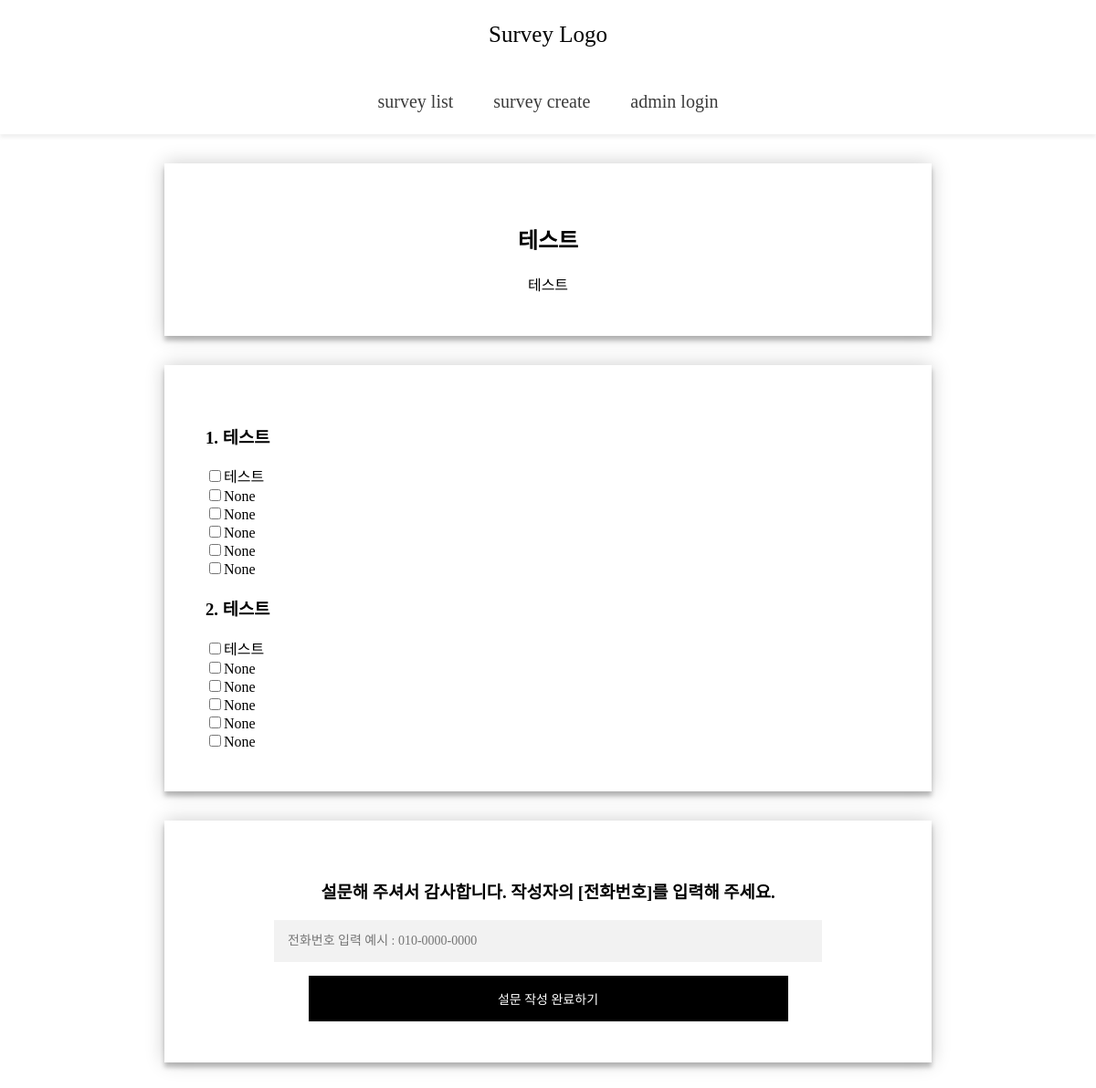
/survey/detail/10, run on the app's committed database.
### survey_q/models.py (models this page shows)
class Question(models.Model):
    writer = models.ForeignKey(Manager, null=True, on_delete=models.SET_NULL, verbose_name="작성자")
    title = models.CharField(max_length=100, verbose_name="설문지 제목")
    notice = models.TextField(blank=True, null=True, verbose_name="설문지 설명")
    created_at = models.DateTimeField(auto_now_add=True, verbose_name="생성 날짜")
    updated_at = models.DateTimeField(auto_now=True, verbose_name="최종 수정 날짜")

class Choice(models.Model):
    CATEGORY_CHOICE = (
        ('checkbox', 'checkbox'),
        ('radio', 'radio'),
        ('select', 'select'),
    )
    question = models.ForeignKey(Question, on_delete=models.CASCADE)
    category = models.CharField(max_length=10, choices=CATEGORY_CHOICE, default='checkbox', verbose_name="유형 선택")
    choice_title = models.CharField(max_length=100, verbose_name="질문")
    item1 = models.CharField(max_length=100, verbose_name="옵션")
    item2 = models.CharField(max_length=100, blank=True, null=True, verbose_name="옵션")
    item3 = models.CharField(max_length=100, blank=True, null=True, verbose_name="옵션")
    item4 = models.CharField(max_length=100, blank=True, null=True, verbose_name="옵션")
    item5 = models.CharField(max_length=100, blank=True, null=True, verbose_name="옵션")
    item6 = models.CharField(max_length=100, blank=True, null=True, verbose_name="옵션")

### survey_a/views.py (the view)
# urls.py: path("detail/<int:pk>", views.send_survey_detail, name="detail"),
def send_survey_detail(request, pk):
    if request.method == 'GET':
        survey = Question.objects.filter(id=pk)
        return render(request, "survey_q/survey_detail.html", { 'survey': survey })

### templates/survey_q/survey_detail.html (shortened to what this page needs)
{% extends 'main_nav.html' %}
{% load static %}
{% block style %}
    <link href="/static/css/survey_detail.css" rel="stylesheet" type="text/css">
{% endblock %}
{% block content %}
    {% for survey in survey %}
    <div class="survey-detail">
        <div class="form">
        <form class="survey-form">
            <h2>{{survey.title}}</h2>
            <div>{{survey.notice}}</div>
        </form>
        </div>
    </div>
        <div class="survey-detail">
            <div class="forms">
            {% for choice in survey.choice_set.all %}
            <form class="survey-form" method="post" action="#">
                <h3>{{ forloop.counter }}. {{choice.choice_title}}</h3>
                <label><input type={{choice.category}} name="num" value="1">{{choice.item1}}</label><br>
                <label><input type={{choice.category}} name="num" value="2">{{choice.item2}}</label><br>
                <label><input type={{choice.category}} name="num" value="3">{{choice.item3}}</label><br>
                <label><input type={{choice.category}} name="num" value="4">{{choice.item4}}</label><br>
                <label><input type={{choice.category}} name="num" value="5">{{choice.item5}}</label><br>
                <label><input type={{choice.category}} name="num" value="6">{{choice.item6}}</label><br>
            {% endfor %}
            </form>
            </div>
        </div>
    {% endfor %}
    <div class="survey-detail" style="margin-bottom: 200px;">
        <div class="form">
            <form class="survey-form" method="post" action="#">
                <h3>설문해 주셔서 감사합니다. 작성자의 [전화번호]를 입력해 주세요.</h3>
                <input type="text" placeholder="전화번호 입력 예시 : 010-0000-0000" name="phone">
                <button type="submit" style="width: 70%; min-width: 250px;">설문 작성 완료하기</button>
            </form>
            </div>
        </div>
{% endblock content %}

### static/css/main_nav.css (style rules this page uses)
body { margin: 0px; }

### static/css/survey_detail.css (style rules this page uses)
.survey-detail { width: 90%; max-width: 840px; padding: 32px 0 0; margin: auto; }
.form { position: relative; background: #FFFFFF; max-width: 800px; margin: 0 auto 0; padding: 45px; text-align: center; box-shadow: 0 0 20px 0 rgba(0, 0, 0, 0.2), 0 5px 5px 0 rgba(0, 0, 0, 0.24); }
.forms { position: relative; background: #FFFFFF; max-width: 800px; margin: 0 auto 0; padding: 45px; box-shadow: 0 0 20px 0 rgba(0, 0, 0, 0.2), 0 5px 5px 0 rgba(0, 0, 0, 0.24); }
.form input { outline: 0; background: #f2f2f2; max-width: 600px; width: 100%; border: 0; margin: 0 0 15px; padding: 15px; box-sizing: border-box; font-size: 14px; font-family: Raleway; }
.form button { font-family: Raleway; text-transform: uppercase; outline: 0; background: #000000; width: 100%; border: 0; padding: 15px; color: #ffffff; font-size: 14px; -webkit-transition: all 0.3 ease; transition: all 0.3 ease; cursor: pointer; }

### data on the page
Question: title "테스트", notice "테스트"
Choice: choice_title "테스트", item1 "테스트", item2 "None", item3 "None", item4 "None", item5 "None", item6 "None"
Choice: choice_title "테스트", item1 "테스트", item2 "None", item3 "None", item4 "None", item5 "None", item6 "None"
